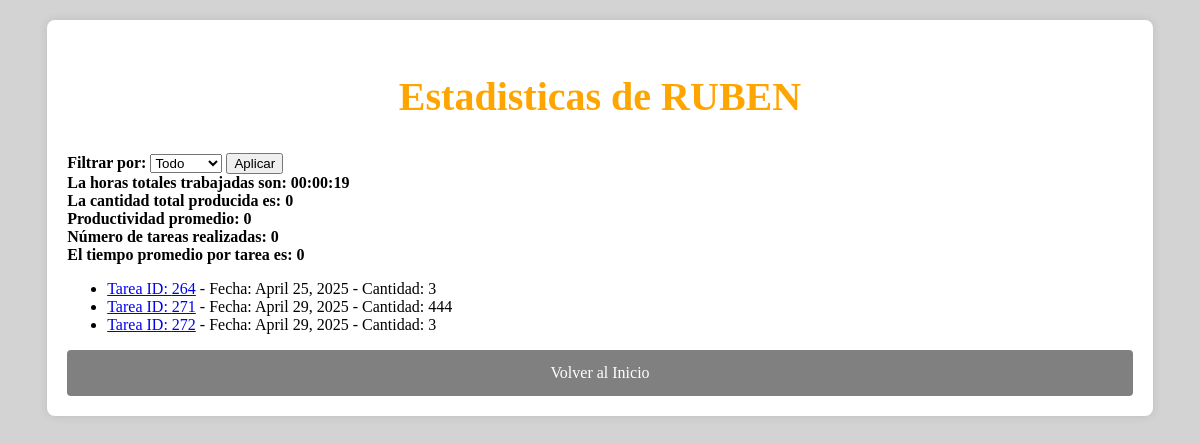
/estadisticas_trabajador/1/, run on an earlier commit of the app's database.
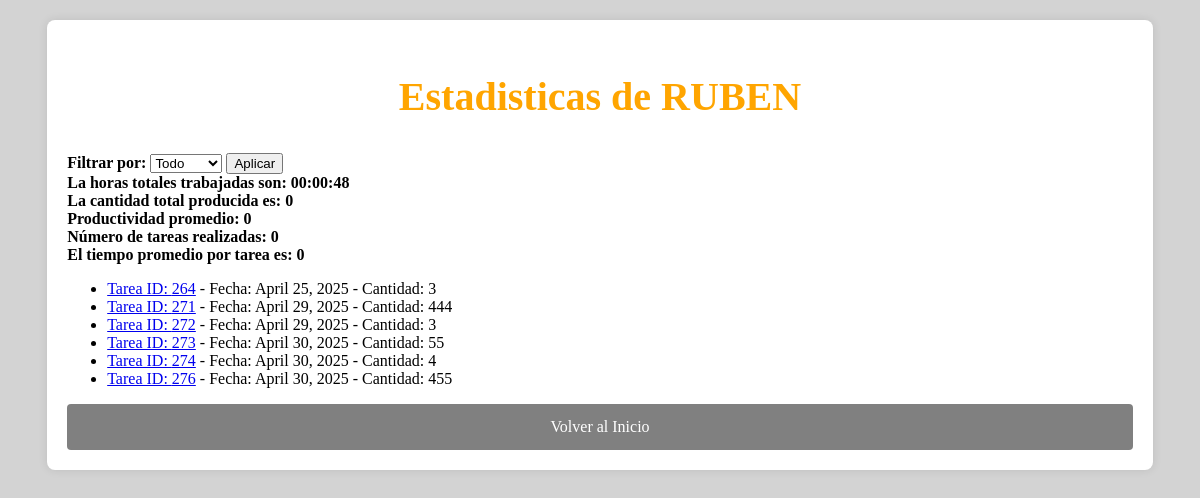
And on a later commit of the database.
### pda/models.py (models this page shows, shortened)
class Patio(models.Model):
    fecha = models.DateField(verbose_name='Fecha', null=True, blank=True)
    horaInicio = models.TimeField(verbose_name='H.Inicio', null=True, blank=True)
    horaFin = models.TimeField(verbose_name='H.Fin', null=True, blank=True)
    idTipTarea = models.IntegerField(verbose_name='Tip.Tarea', null=True, blank=True)
    idOper1 = models.IntegerField(verbose_name='Op.1', null=True, blank=True)
    idOper2 = models.IntegerField(verbose_name='Op.2', null=True, blank=True)
    cantidad = models.IntegerField(verbose_name='Cantidad', null=True, blank=True)

### pda/views.py (the view, shortened to what this page needs)
# urls.py: path('estadisticas_trabajador/<int:trabajador_id>/',estadisticas_trabajador,name='estadisticas_trabajador'),
def estadisticas_trabajador(request,trabajador_id):
    trabajador=get_object_or_404(Trabajador, id=trabajador_id)
    tareas=Patio.objects.filter(Q(idOper1=trabajador_id)| Q( idOper2=trabajador_id))
    periodo=request.GET.get('periodo')
    hoy=date.today()
    cantidadTotal=0
    tiempoTotalSegundos=0
    productividad=0
    numTareas=0
    tiempoPromedio=0
    for tarea in tareas:
            if tarea.horaInicio and tarea.horaFin:
                fecha=tarea.fecha
                hora_inicio=datetime.combine(fecha,tarea.horaInicio)
                hora_fin=datetime.combine(fecha,tarea.horaFin)
                tiempoSegundos = (hora_fin - hora_inicio).total_seconds()
                tiempoTotalSegundos+= tiempoSegundos
    horas = int(tiempoTotalSegundos // 3600)
    minutos = int((tiempoTotalSegundos % 3600) // 60)
    segundos = int(tiempoTotalSegundos % 60)
    tiempoFinal = f"{horas:02d}:{minutos:02d}:{segundos:02d}"
    return render(request,'estadisticas_trabajador.html',{
        'trabajador':trabajador,
        'tareas':tareas,
        'tiempo_total':tiempoFinal,
        'cantidad_total':cantidadTotal,
        'productividad':productividad,
        'numTareas':numTareas,
        'tiempoPromedio':tiempoPromedio
    })

### templates/estadisticas_trabajador.html (shortened to what this page needs)
<!DOCTYPE html>
<html lang="en">
<head>
</head>
<body>
    <div class="container">
        <div class="form-container">
            <h2>Estadisticas de {{trabajador.nombre}}</h2>
            <form method="get">
                <label for="periodo"><strong>Filtrar por:</strong></label>
                <select name="periodo" id="periodo">
                    <option value="todo">Todo</option>
                </select>
                <button type="submit">Aplicar</button>
            </form>
            <strong>La horas totales trabajadas son: {{ tiempo_total }}</strong><br>
            <strong>La cantidad total producida es: {{cantidad_total}}</strong><br>
            <strong>Productividad promedio: {{productividad}}</strong><br>
            <strong>Número de tareas realizadas: {{numTareas}}</strong><br>
            <strong>El tiempo promedio por tarea es: {{tiempoPromedio}}</strong><br>
            <ul>
                {% for tarea in tareas %}
                <li>
                    <a href="{% url 'detalle_tarea' tarea.id %}"> Tarea ID: {{ tarea.id }}</a> - Fecha: {{ tarea.fecha}} - Cantidad: {{ tarea.cantidad }}
                </li>
                {% empty %}
                <p>No hay tareas registradas para este trabajador</p>
                {% endfor %}
            </ul>
            <a class="aEnlac" href="/paginaInicial/">Volver al Inicio</a>
        </div>
    </div>
</body>
</html>

What changed in the data, as far as the page shows it:
added Patio: id "273", fecha "April 30, 2025", cantidad "55"
added Patio: id "274", fecha "April 30, 2025", cantidad "4"
added Patio: id "276", fecha "April 30, 2025", cantidad "455"
Also different on the page:
{{ tiempo_total }}: "00:00:19" → "00:00:48"
